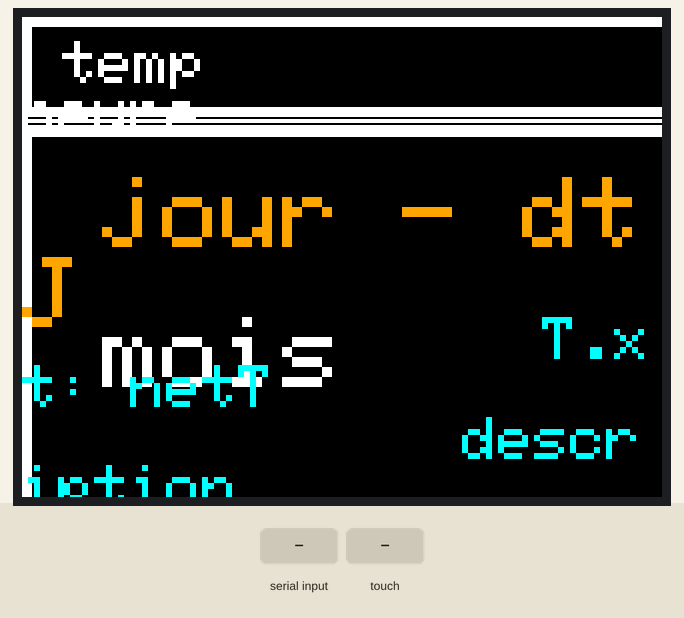
The sketch below on a simulated Arduino Uno, built with avr-gcc and run on an emulated ATmega328P. Parts: 320×240 colour display. The inputs (shaded band) are chosen by the test bench. What the sketch prints to the serial monitor is not drawn.

Above: at 1.4 s.
1.5 s: "5\n" received over Serial
At 2.0 s:
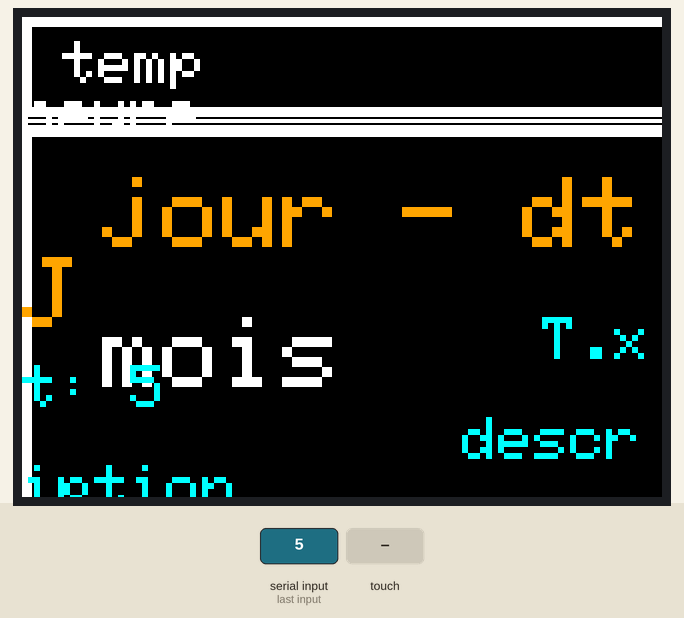
3.1 s: touch panel pressed at 13 % / 10 % of its raw x / y range
At 4.1 s:
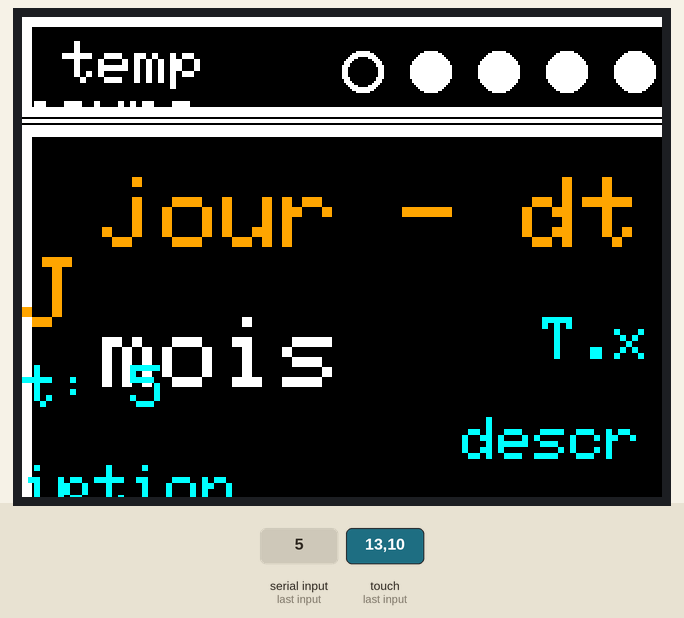
4.7 s: "200\n" received over Serial
6.3 s: "0\n" received over Serial
At 7.6 s:
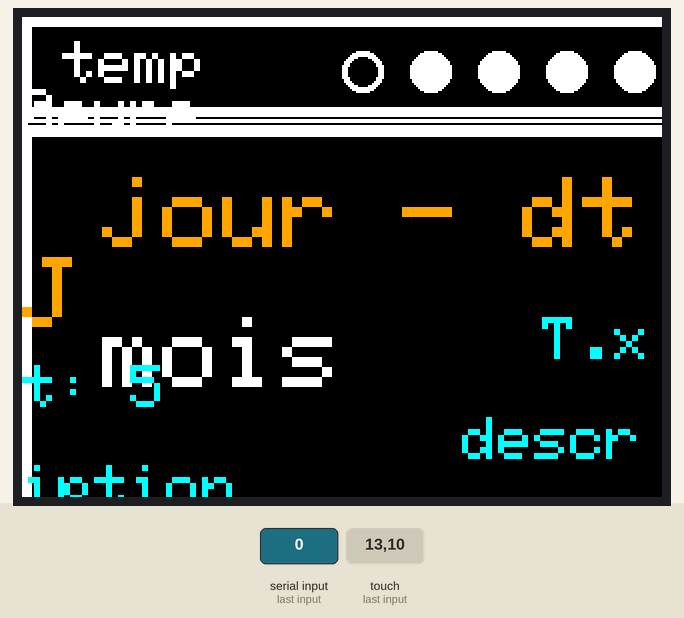
7.9 s: "90,45\n" received over Serial
Timing chart, 0 to 10.5 s (numbered marks = the images above; inputs shaded):
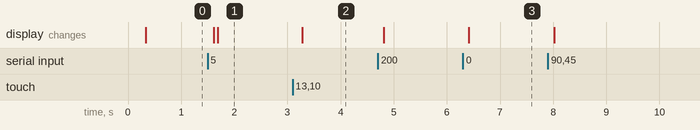

Measured:
- after the input at 1.5 s, the display: first changes after 0.11 s (image 1 shows a later state)
- after the input at 3.1 s, the display: changes after 0.18 s (image 2)
- after the input at 6.3 s, the display: changes after 0.12 s (image 3)

The sketch:

screen.ino
```cpp
#include <MCUFRIEND_kbv.h>
#include <TouchScreen.h>
#include <Adafruit_GFX.h>
#include <stdio.h>
MCUFRIEND_kbv tft;


const int XP=9,XM=A3,YP=A2,YM=8; //320x480 ID=0x9488
const int TS_LEFT=172,TS_RT=919,TS_TOP=957,TS_BOT=168;
TouchScreen ts = TouchScreen(XP, YP, XM, YM, 300);

Adafruit_GFX_Button btnOnOff, btnSync, btnPause;

#define MINPRESSURE 10
#define MAXPRESSURE 10000
#define BLACK 0x0000
#define NAVY 0x000F
#define DARKGREEN 0x03E0
#define DARKCYAN 0x03EF
#define MAROON 0x7800
#define PURPLE 0x780F
#define OLIVE 0x7BE0
#define LIGHTGREY 0xC618
#define DARKGREY 0x7BEF
#define BLUE 0x001F
#define GREEN 0x07E0
#define CYAN 0x07FF
#define RED 0xF800
#define MAGENTA 0xF81F
#define YELLOW 0xFFE0
#define WHITE 0xFFFF
#define ORANGE 0xFD20
#define GREENYELLOW 0xAFE5
#define PINK 0xF81F
#define BKGCOLOR 0x0003


bool lights = false;
bool syncLights = false;
bool PauseLights = false;

uint8_t memSs = -1;
float memTempeMen =-1.0;
int memMenJour = -1;
int memSwipe = -1;
float memT = -1;
int memcpt = -1;
float memtab = -1;


int cpt = 0;
long cptDate = 9000;
int menuCpt = 0;
int swipeCpt = 0;
int resSwipe = 0;

int pixel_x, pixel_y;     //Touch_getXY() updates global vars


float mintab =-1;
float maxtab = 1;
float mintabh =-3;
float maxtabh = 1;
int dejaPasse = -1;
int dejaPasse5 = -1;
bool dejaPasseL = true;
int ledsRotations= 1;
int vitesse = 5;
int cptVitesse = 0;

int redValue = 0;
int greenValue = 0;
int blueValue = 0;

const char dayOfW[][8] = {"Lundi", "Mardi","Mercredi","Jeudi","Vendredi","Samedi","Dimanche"};
const char monthofY[][9] = {"Janvier", "Fevrier","Mars","Avril","Mai","Juin","Juillet","Aout","Septembre","Octobre","Novembre","Decembre"};

bool down ;
float h ;
float t ;


int var_id = 0;
String var_content = "";
String values[20];
String memvalues[20];


void readSerialPort(int *var_id, String *var_content,String values[]) {
  int mySize = 1;
  while (Serial.available()) {
    String msg = "";
    delay(10);
    while (Serial.available() > 0) {
      msg += (char)Serial.read();
      mySize++;
      delay(1);
    }
    Serial.flush();
    int sep_index = msg.indexOf('=');
    *var_id = msg.substring(0, sep_index).toInt();
    *var_content = msg.substring(sep_index + 1, mySize);
    // *var_content = *var_content/100;
    // Serial.print(*var_content);
    updateValues(var_id,var_content,values);
    delay(100);
  }
}


void updateValues(int *var_id, String *var_content,String values[]){
    values[*var_id] = *var_content;
    // allValues(values);
    Serial.write("ok");
}

void allValues(String values[]){
    tft.fillRect(0, 0, 320, 480, WHITE);
    // delay(1);
    tft.setCursor(0,0);
    tft.setTextSize(2);
    tft.setTextColor(PURPLE);
    for(int i=0; i < 20 ; i++){
        tft.print(i);
        tft.print(" == ");
        tft.println(values[i]);
    }

}


bool Touch_getXY(void){
    TSPoint p = ts.getPoint();
    pinMode(YP, OUTPUT);      //restore shared pins
    pinMode(XM, OUTPUT);
    digitalWrite(YP, HIGH);   //because TFT control pins
    digitalWrite(XM, HIGH);
    bool pressed = (p.z > MINPRESSURE && p.z < MAXPRESSURE);
    if (pressed) {
        pixel_y = map(p.x, 957, 168, 0, 320); //.kbv makes sense to me
        pixel_x = map(p.y, 919, 172, 0, 480);
    }
    return pressed;
}


void barMenu(void){
  // tft.fillRect(160, 14, 152, 20, DARKGREY);
  for (int k; k<5; k++){
    tft.fillCircle(170+34*k, 27, 10, WHITE);
  }
  tft.fillCircle(170+34*cpt, 27, 7, BLACK);
  tft.drawFastHLine(0, 50 , 500, BLACK);
  tft.drawFastHLine(0, 53 , 500, BLACK);
}

void displayDate(void){
  tft.fillRect(330, 12, 145, 26, BLACK);
  // tft.setCursor(330,5);
  tft.setCursor(355,12);
  tft.setTextColor(WHITE);
  tft.setTextSize(3);
  tft.print(values[0]);
}
void displayTemp(void){
  tft.fillRect(5, 12, 145, 26, BLACK);
  tft.setCursor(20,12);
  tft.setTextColor(WHITE);
  tft.setTextSize(3);
  tft.print(values[4]);
}

void describeMenu(String txt){
  tft.fillRect(5, 60, 470, 255, BLACK);
  tft.setCursor(20, 70);
  tft.setTextColor(YELLOW);
  tft.setTextSize(3);
  tft.print(txt);
}

void cleanBar(){
  tft.fillRect(-35, 0, 500, 49, BKGCOLOR);
  displayDate();
  displayTemp();
  barMenu();
  tft.drawFastHLine(0, 40 , 500, BLACK);
}


bool checkValues(String values[],String memvalues[],int tocheck[],int size){
  bool res = true;
  for(int i = 0; i < size; i++){
    if(memvalues[tocheck[i]] != values[tocheck[i]]){
      return true;
    }
  }
  return false;
}


void sameValues(String values[],String memvalues[],int tocheck[],int size){
  bool res = true;
  for(int i = 0; i < size; i++){
    memvalues[tocheck[i]] = values[tocheck[i]];
  }
}

void swiping(){
  while (Touch_getXY()){
    if(memSwipe == -1){
      memSwipe = pixel_x;
    }
    swipeCpt++;
  }
  if (memSwipe != -1){
    if(swipeCpt > 15){
      if( memSwipe + 100 >  pixel_x){
        if(cpt == 0){
          resSwipe =0;
          cpt = 4;
        }
        else{
          cpt--;
          resSwipe =0;
        }
        barMenu();
      }
      if( memSwipe - 100 < pixel_x){
        if(cpt == 4){
          resSwipe =0;
          cpt = 0;
          }
          else{
            cpt++;
            resSwipe = 0;
          }
        barMenu();
        }
      swipeCpt = 0;
      memSwipe = -1;
    }
  }
}


void setup() {
    Serial.begin(9600);
    uint16_t ID = tft.readID();
    if (ID == 0xD3D3) ID = 0x9486;
    tft.begin(ID);
    tft.setRotation(1);
    tft.fillScreen(WHITE);
    barMenu();
    tft.fillRect(5, 5, 470, 40, BLACK);
    values[0] = "heure";
    values[1] = "jour";
    values[2] = "mois";
    values[3] = "annee";
    values[4] = "temp";
    values[5] = "netT";
    values[6] = "humid";
    values[7] = "dtJ";
    values[8] = "Presence";
    values[9] = "description";
}

void loop() {
  readSerialPort(&var_id,&var_content,values);
  swiping();
  if(values[0]!= memvalues[0]){
    displayDate();
    memvalues[0]= values[0];
  }
  if(values[4]!= memvalues[4]){
    displayTemp();
    memvalues[4]= values[4];
  }


  // Defilement du menu
  if(cpt == 0 ){
    int myCheck[] = {1,2,3,5,7,9};
    if(memcpt != cpt || checkValues(values,memvalues,myCheck,6)){
      tft.fillRect(5, 60, 470, 255, BLACK);
      delay(10);
      tft.setTextColor(ORANGE);
      tft.setTextSize(5);
      tft.setCursor(40,80);
      tft.print(values[1]); //jour
      tft.print(" - ");
      tft.print(values[7]); // date du jour
      tft.setTextColor(WHITE);
      tft.setCursor(40,150);
      tft.print(values[2]); // mois
      tft.setCursor(40, 230);
      tft.print(values[3]); // annee
      tft.setCursor(260,150);
      tft.setTextSize(3);
      tft.setTextColor(CYAN);
      tft.print("T.xt: ");
      tft.print(values[5]); // temperature externe
      tft.setCursor(220,200);
      tft.print(values[9]);
      // Serial.println(dayOfW[3]);
      sameValues(values,memvalues,myCheck,6);
      memcpt = cpt;
    }
  }

  if(cpt == 1 ){// MENU TEMPERATURE
  int myCheck1[] = {4,5,6};
    if(memcpt != cpt || checkValues(values,memvalues,myCheck1,3)){
      tft.fillRect(5, 60, 470, 255, BLACK);
      tft.setTextColor(WHITE);
      tft.setTextSize(4);
      tft.setCursor(40,80);
      tft.print("temperature int: ");
      tft.setCursor(150,130);
      tft.setTextColor(CYAN);
      tft.println(values[4]);
      tft.setTextColor(WHITE);
      tft.setCursor(40,180);
      tft.print("humidite: ");
      tft.setCursor(150,230);
      tft.setTextColor(CYAN);
      tft.println(values[6]);
      sameValues(values,memvalues,myCheck1,3);
      memcpt = cpt;
    }
  }

  if (cpt >= 2 && memcpt != cpt){
    describeMenu("En cours de developpement mon reuf");
    memcpt = cpt;
  }
}
```
